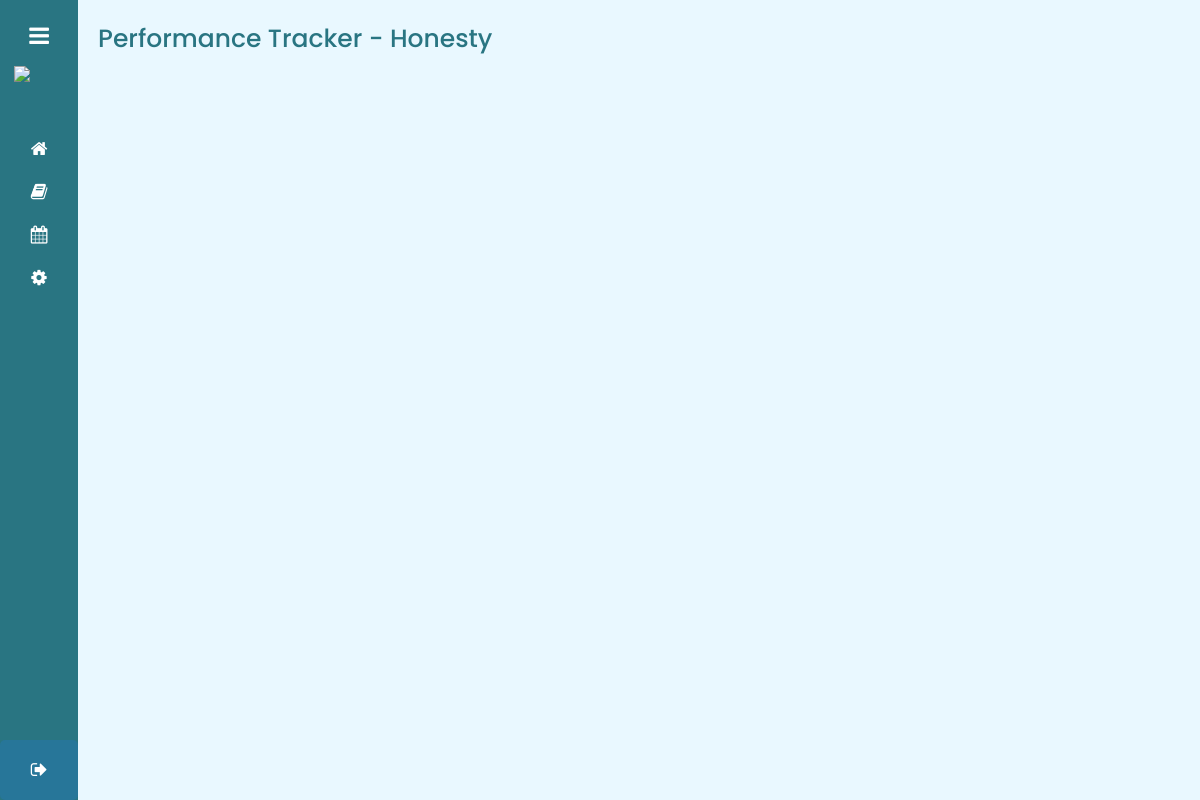
The page /user_performanceTracker_honesty.php (signed in) on the database as committed earlier.
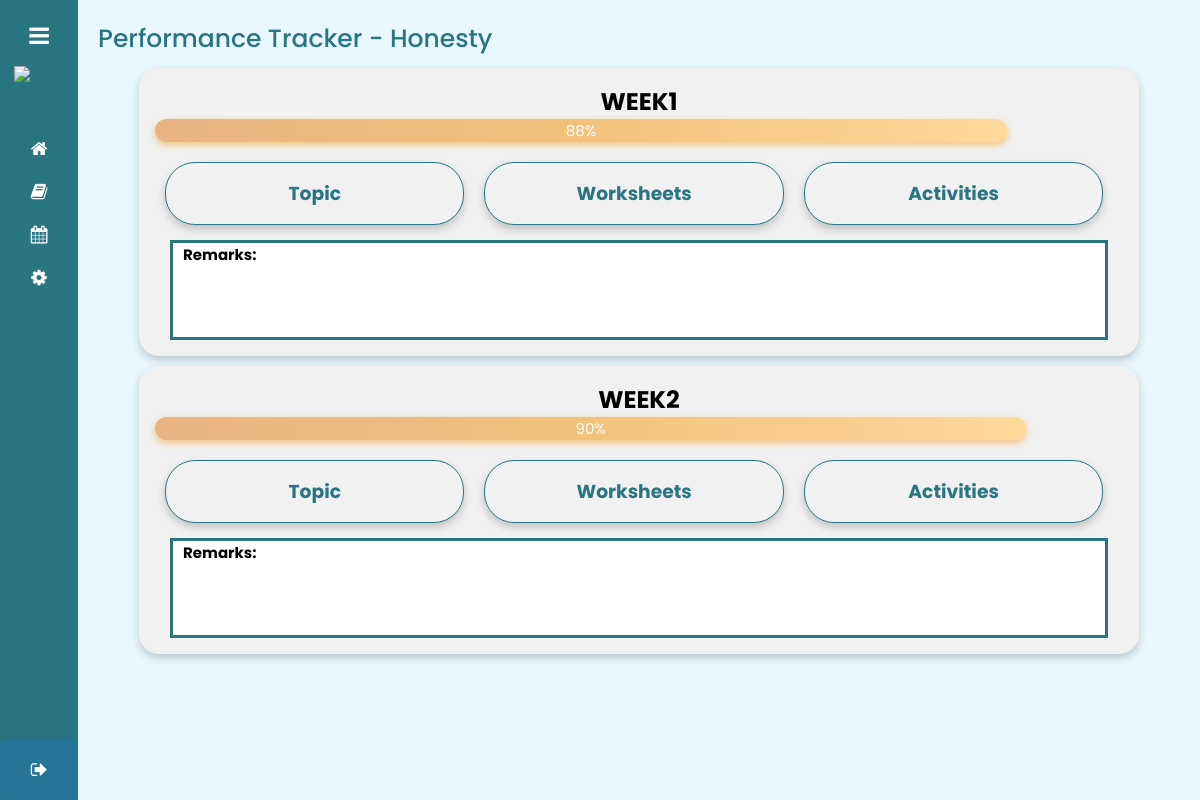
The same page on the database as committed later.
### tables this page shows
CREATE TABLE `files` (
  `id` int(4) NOT NULL,
  `weekNum` int(3) NOT NULL,
  `section` varchar(11) NOT NULL,
  `file_t` varchar(500) NOT NULL,
  `file_w` varchar(500) NOT NULL,
  `file_a` varchar(500) NOT NULL
);

CREATE TABLE `progress` (
  `user_id` int(15) NOT NULL,
  `week` int(3) NOT NULL,
  `studID_number` int(15) NOT NULL,
  `item` int(11) NOT NULL,
  `score` int(11) NOT NULL,
  `percent` int(11) NOT NULL,
  `stud_fname` varchar(15) NOT NULL,
  `stud_lname` varchar(15) NOT NULL,
  `remark` varchar(1000) NOT NULL
);

### user_performanceTracker_honesty.php (the view, shortened to what this page needs)
<?php
include "connect1.php";
$userId = isset($_SESSION["username"]) ? $_SESSION["username"] : null;
$progressQuery = "SELECT week, percent, remark FROM progress WHERE studID_number = ?";
$progressStmt = mysqli_prepare($conn, $progressQuery);
mysqli_stmt_bind_param($progressStmt, "s", $userId);
mysqli_stmt_execute($progressStmt);
$progressResult = mysqli_stmt_get_result($progressStmt);
?>
<!DOCTYPE html>
<html lang="en">
<head>
  <link rel="stylesheet" href="style1.css">
  <link rel="stylesheet" href="https://cdnjs.cloudflare.com/ajax/libs/font-awesome/4.7.0/css/font-awesome.min.css">
</head>
<body>
  <div class="sidebar">
    <div class="logo_details">
      <i class="fa fa-navicon" id="btn"></i>
    </div>
    <img src="https://i.ibb.co/9gPHTr8/kinder-class-logo-1.png" class="website-logo">
    <ul class="nav-list">
      <li>
        <a href="user_home_honesty.php" >
          <i class="fa fa-home"></i>
        </a>
      </li>
      <li>
        <a href="user_performanceTracker_honesty.php" class="active">
          <i class="fa fa-book"></i>
        </a>
      </li>
      <li>
        <a href="user_eventCalendar_honesty.php">
          <i class="fa fa-calendar"></i>
        </a>
      </li>
      <li>
        <a href="user_profile_setting_honesty.php">
          <i class="fa fa-gear"></i>
        </a>
      </li>
      <li class="profile">
        <div class="profile_details">
          <div class="profile_content">
            <div class="name">Angelique Garcia</div>
            <div class="designation">Parent</div>
          </div>
        </div>
        <i class="fa fa-sign-out" id="log_out"></i>
      </li>
    </ul>
  </div>
  <section class="home-section">
    <div class="text">Performance Tracker - Honesty</div>
    <?php
                if (mysqli_num_rows($progressResult) > 0) {
                  while ($progressRow = mysqli_fetch_assoc($progressResult)) {
                    $week = $progressRow['week'];
                    $progressPercent = $progressRow['percent'];
                    $remarks = $progressRow['remark'];
                    ?>
    <?php
          $conn = mysqli_connect("localhost","root","","kinder_class");
          $sql2 = "SELECT id, weekNum, file_t, file_w, file_a
                    FROM files
                    WHERE weekNum='$week' AND section = 'Honesty' ;";
          $result2 = mysqli_query($conn, $sql2);
          while($fetch = mysqli_fetch_assoc($result2))
          {
        ?>
    <div class="weekly_container">
          <form method="POST" action="<?php echo htmlspecialchars($_SERVER['PHP_SELF']); ?>">
            <h2>  <?php echo "WEEK" . $week ?> </h2>
            <div class="progressRate" style="width: <?php echo $progressPercent; ?>%;">
              <?php echo $progressPercent; ?>%
            </div>
            <div class="weekly_pt">
              <div class="exercises_pt">
                <div class="exercises_container">
                  <a href="./<?php echo $fetch['file_t'] ?>" target="_blank" rel="noopener noreferrer">
                    <h3>Topic</h3>
                  </a>
                </div>
              </div>
              <div class="exercises_pt">
                <div class="exercises_container">
                  <a href="./<?php echo $fetch['file_w'] ?>" target="_blank" rel="noopener noreferrer">
                    <h3>Worksheets</h3>
                  </a>
                </div>
              </div>
              <div class="exercises_pt">
                <div class="exercises_container">
                  <a href="./<?php echo $fetch['file_a'] ?>" target="_blank" rel="noopener noreferrer" style="">
                    <h3>Activities</h3>
                  </a>
                </div>
              </div>
            </div>
            <div class="remarks">
              <div class="remarks_container">
                <h5><span>Remarks:</span> <br> <?php echo $remarks ?> </h5>
              </div>
            </div>
      </form>
    </div>
    <?php
                }
          ?>
      <?php
              }
            } else {
              echo "No Grades Input";
            }
            ?>
  </section>
</body>
</html>

Rows that differ between the two databases and show on the page:
now on this page (row edited): progress: week "1", percent "88"
now on this page (row edited): progress: week "2", percent "90"
